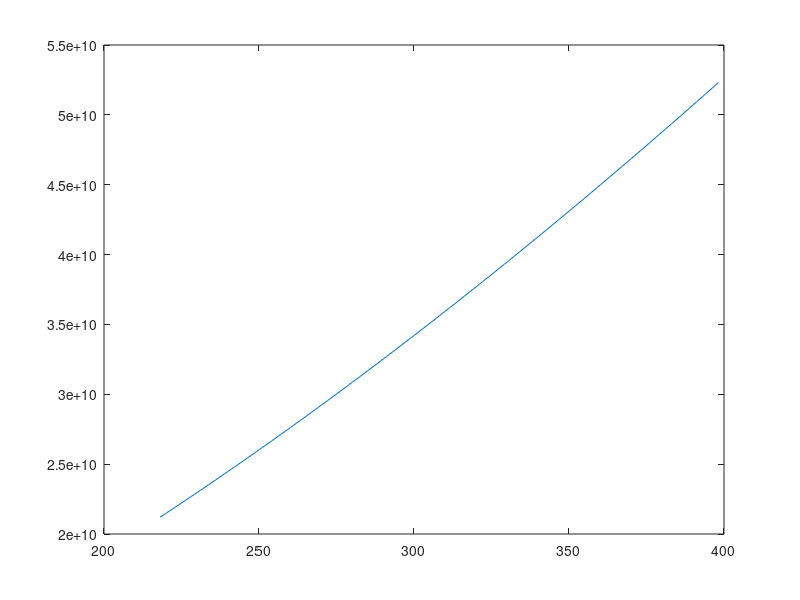

Reproduce this figure in MATLAB.
%% ECE351 Eric Morse Problem 1 HW2
B = 5.23*10^15;
K = 86.2*10^(-6);
Eg=ones(1,181).*1.12;
X = 218.15:398.15;
Y = B * X.^(3/2)*exp(-Eg/(2*K*X));
semilogy(X,Y)
title('Concentration vs temperature Plot');
xlabel('Temperature in K');
ylabel('Concentration');
plot(X,Y)
